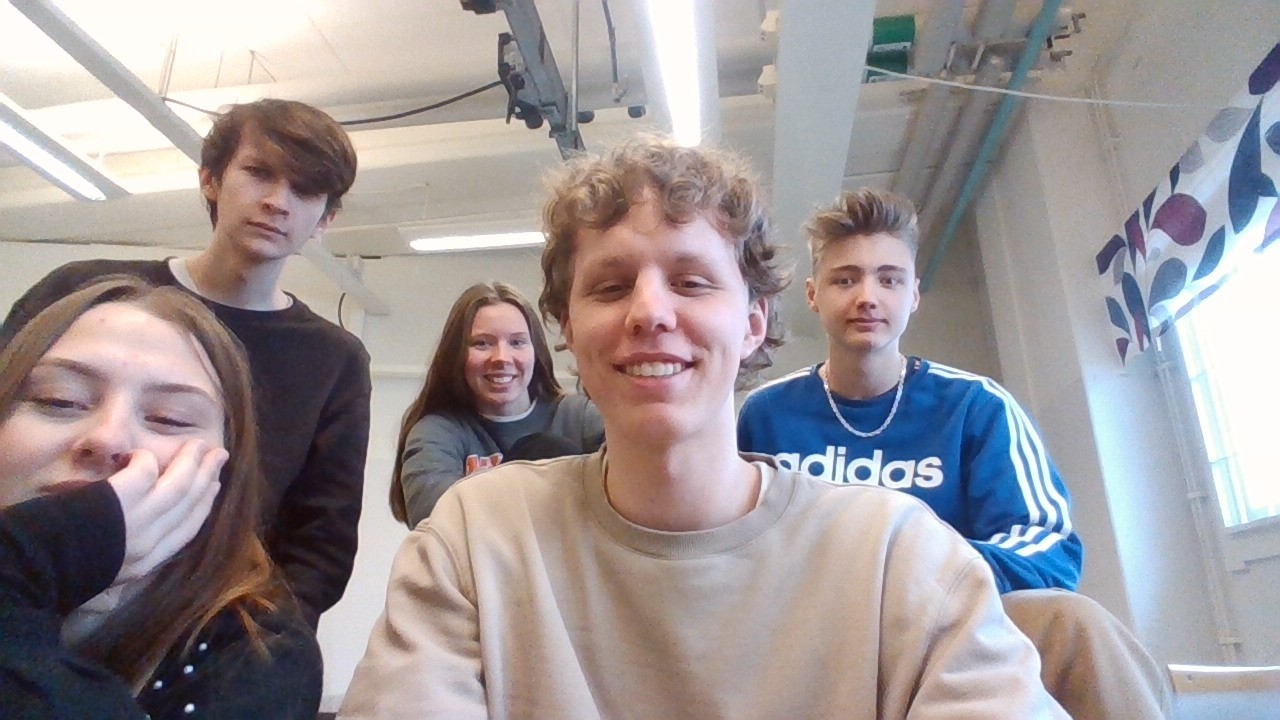
#> input picture adam.jpg, 1280 x 720 px, found by its file name
$ python haar.py
#> lines starting #> are read from the running program, lines starting #| are printed output that depends on the picture; after the words box and inside, x2 and y2 are one past the last pixel; in counts of white or black regions, pixels touching at a corner belong together
import cv2
import time

# Load the pre-trained model from OpenCV
face_cascade = cv2.CascadeClassifier(cv2.data.haarcascades + 'haarcascade_frontalface_default.xml')

def detect_faces(img):
    gray = cv2.cvtColor(img, cv2.COLOR_BGR2GRAY)
    faces = face_cascade.detectMultiScale(gray, 1.1, 4)
    for (x, y, w, h) in faces:
        cv2.rectangle(img, (x, y), (x+w, y+h), (255, 0, 0), 2)
    return img

# Test the function
img_path = "adam.jpg"
img = cv2.imread(img_path)
#> img is the input picture: shape (720, 1280, 3); mean B, G, R 151.5, 149.7, 157.4

start_time = time.time()

for _ in range(30):
    detect_faces(img)
#> this loop made 30 passes
#> pass 1, in detect_faces, `gray = cv2.cvtColor(img, cv2.COLOR_BGR2GRAY)`:
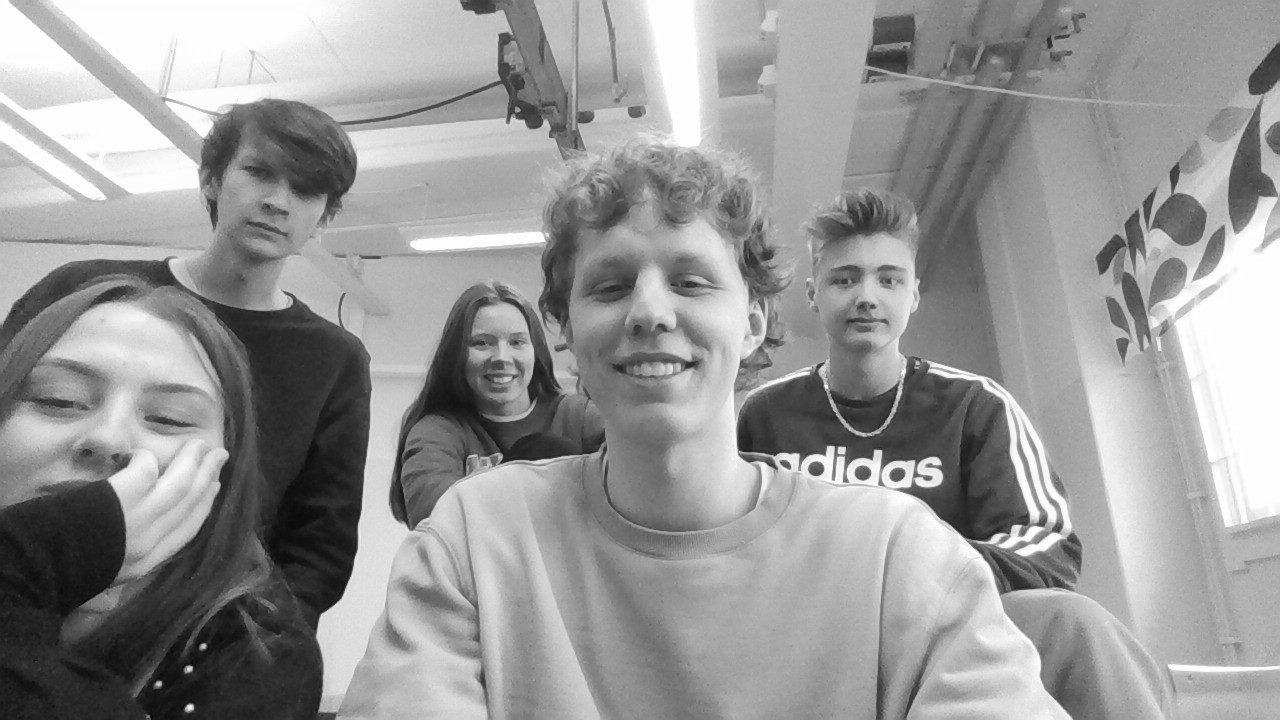
#> gray: shape (720, 1280); min 7, max 255, mean 152.2
#> after the loop:
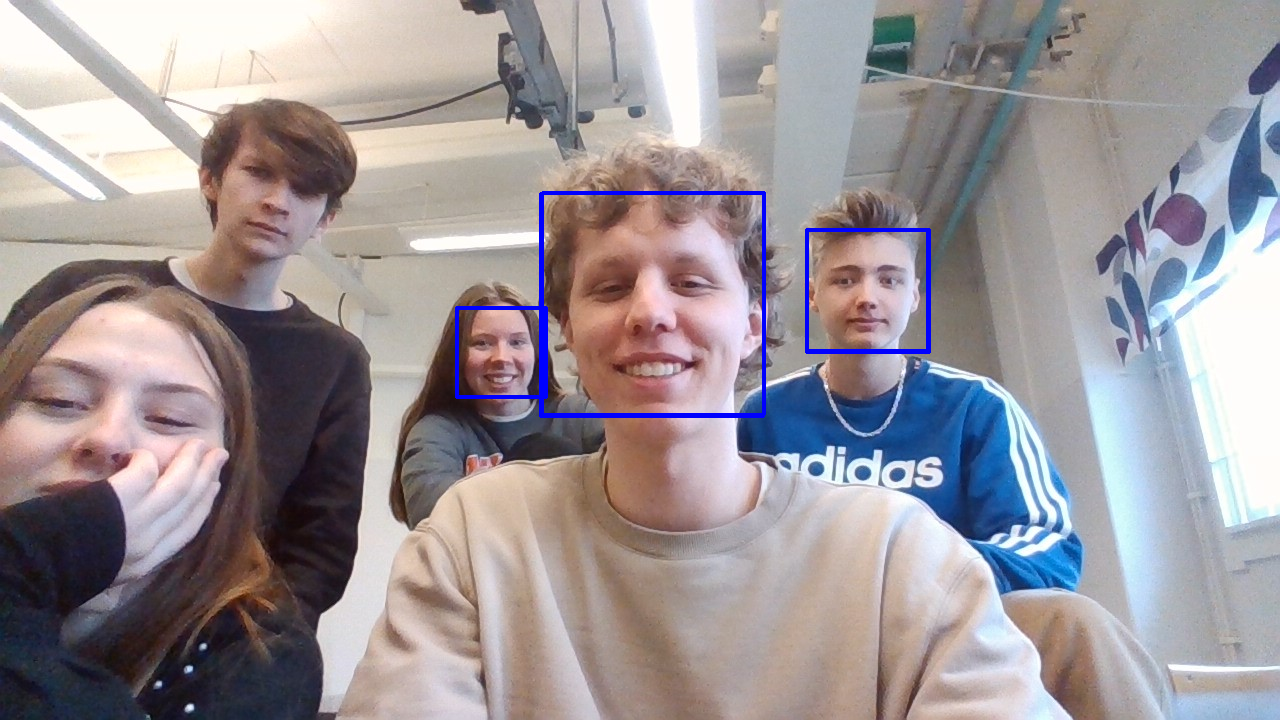
#> img: shape (720, 1280, 3); 0.82% of pixels changed, all inside (x1, y1, x2, y2) = (455, 191, 931, 418)

end_time = time.time()

print(f"Processed 30 frames in {end_time - start_time} seconds")
print(f"Average FPS: {30 / (end_time - start_time)}")
print("time per frame: ", (end_time - start_time)/30)

cv2.imshow('Detected Faces', img)
cv2.waitKey(0)
cv2.destroyAllWindows()

$ run again, with Denzel_Washington_2018.jpg copied over adam.jpg
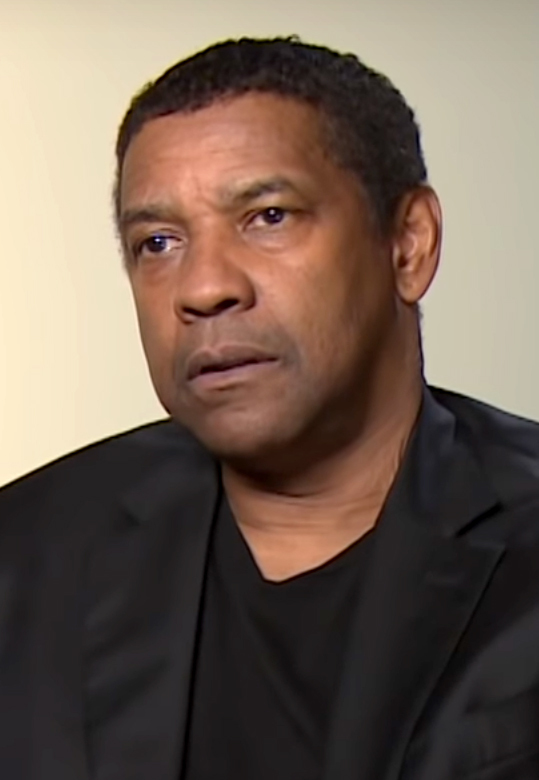
#> input picture Denzel_Washington_2018.jpg, 539 x 780 px, found by its file name
#> img is the input picture: shape (780, 539, 3); mean B, G, R 85.3, 97.7, 114.6
#> the loop `for _ in range(30):` made 30 passes
#> faces in detect_faces on passes 1 to 8: [[79, 115, 282, 282]], [[80, 118, 278, 278]], [[82, 120, 274, 274]], [[81, 120, 273, 273]], [[81, 120, 273, 273]], [[81, 120, 273, 273]], [[81, 120, 273, 273]], [[81, 120, 273, 273]]
#> pass 1, in detect_faces, `gray = cv2.cvtColor(img, cv2.COLOR_BGR2GRAY)`:
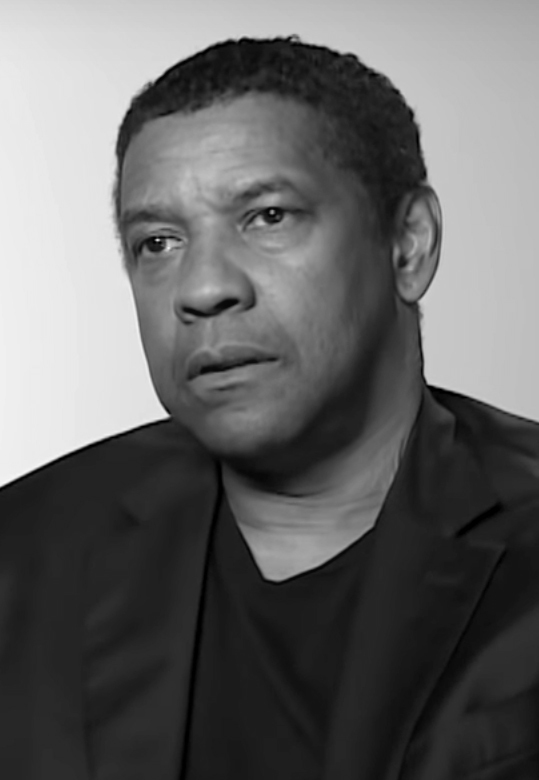
#> gray: shape (780, 539); min 0, max 247, mean 101.3
#> after the loop `for _ in range(30):`:
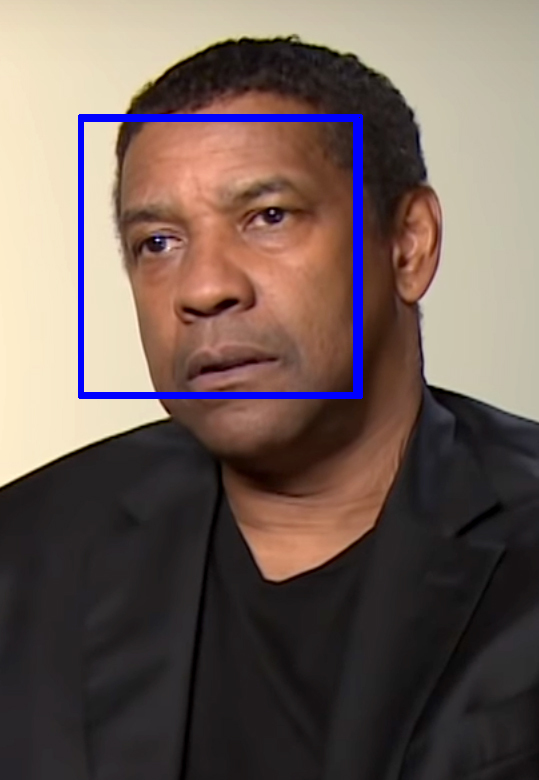
#> img: shape (780, 539, 3); 2.04% of pixels changed, all inside (x1, y1, x2, y2) = (78, 114, 363, 399)

$ run again, with Smiling_girl.jpg copied over adam.jpg
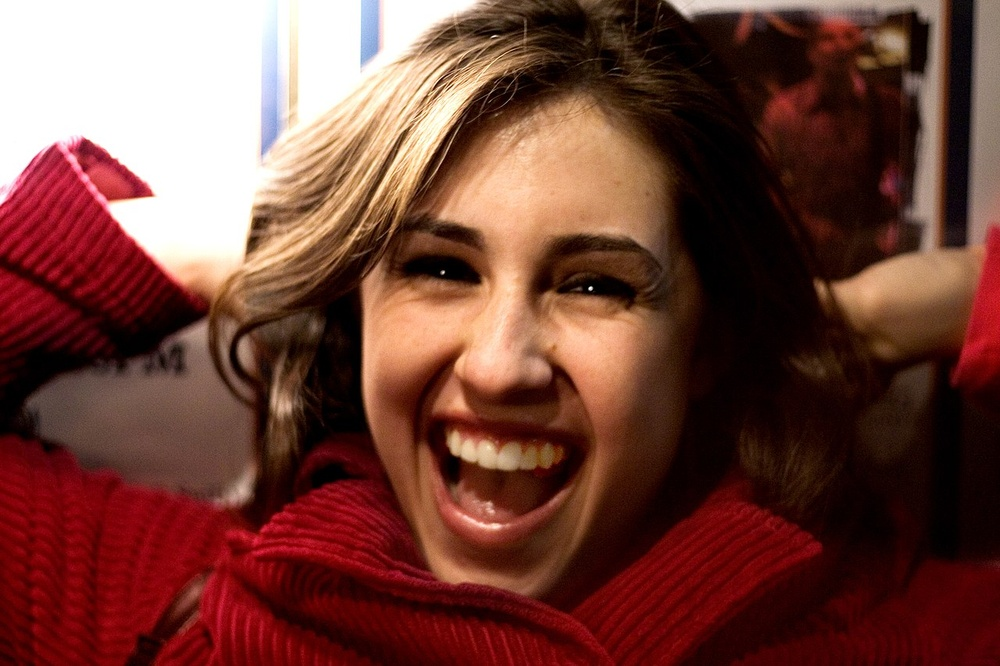
#> input picture Smiling_girl.jpg, 1000 x 666 px, shrunk from 1280 x 853 before the run, found by its file name
#> img is the input picture: shape (666, 1000, 3); mean B, G, R 56.6, 65.8, 113.1
#> the loop `for _ in range(30):` made 30 passes
#> faces in detect_faces on passes 1 to 8: [[292, 105, 443, 443]], [[293, 108, 441, 441]], [[293, 108, 441, 441]], [[293, 108, 441, 441]], [[293, 108, 441, 441]], [[293, 108, 441, 441]], [[293, 108, 441, 441]], [[293, 108, 441, 441]]
#> pass 1, in detect_faces, `gray = cv2.cvtColor(img, cv2.COLOR_BGR2GRAY)`:
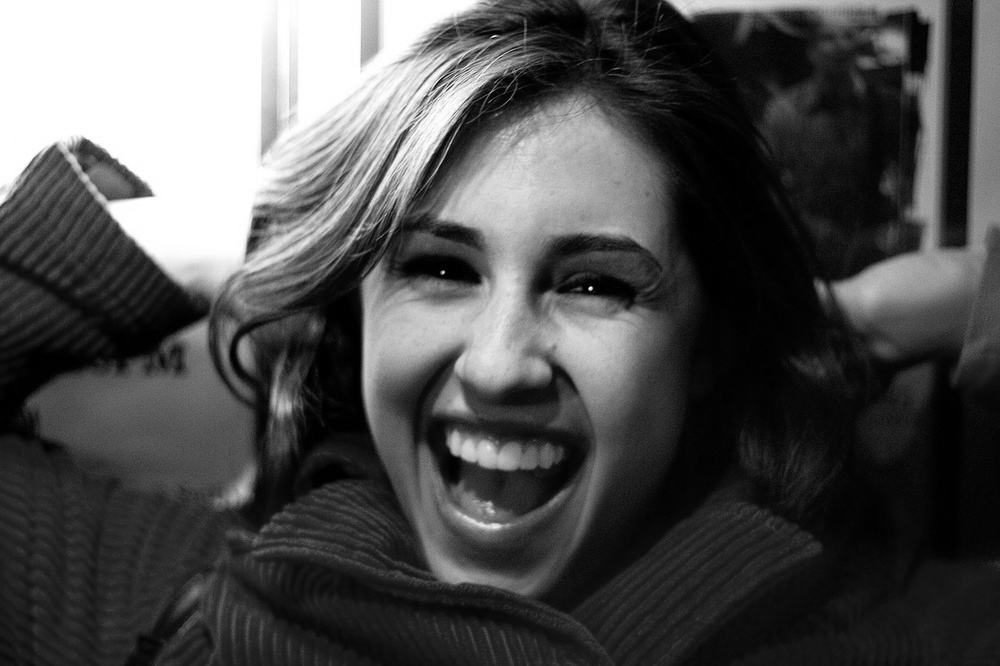
#> gray: shape (666, 1000); min 0, max 255, mean 78.9
#> after the loop `for _ in range(30):`:
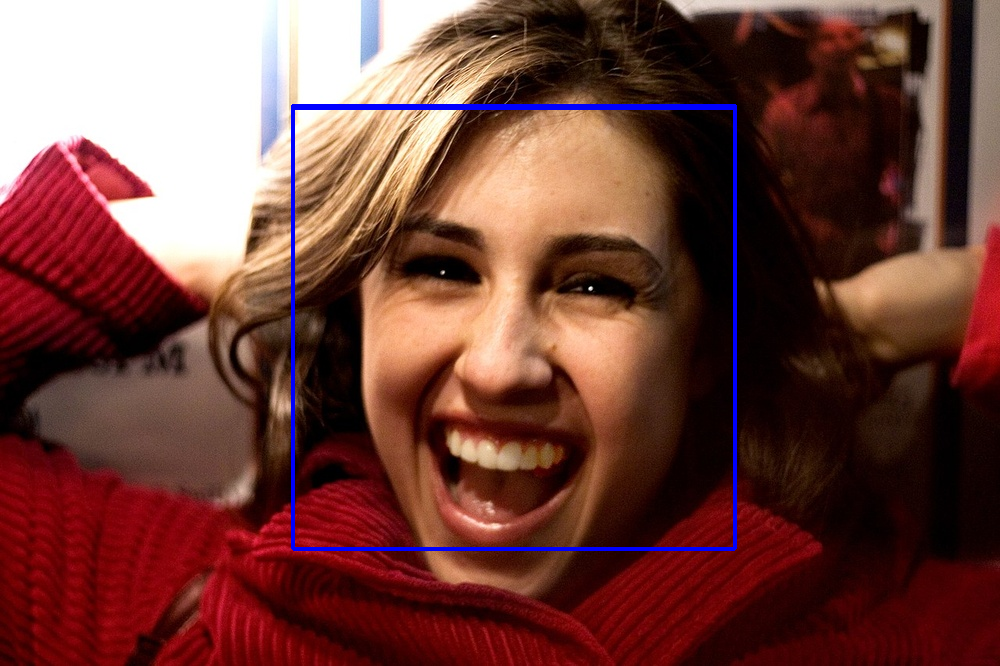
#> img: shape (666, 1000, 3); 1.19% of pixels changed, all inside (x1, y1, x2, y2) = (291, 104, 737, 551)
